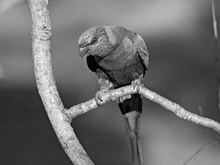
#> input picture hw2/bird.jpg, 220 x 165 px, shrunk from 640 x 480 before the run
$ python hw2_ex2_finding_edges_nalet_meinen.py
#> lines starting #> are read from the running program, lines starting #| are printed output that depends on the picture; after the words box and inside, x2 and y2 are one past the last pixel; in counts of white or black regions, pixels touching at a corner belong together
### hw2/hw2_ex1_linear_filtering_nalet_meinen.py
import pdb
import time
from mpl_toolkits.mplot3d import Axes3D
""" 1 Linear filtering """

# Imports
import numpy as np
import matplotlib.pyplot as plt
plt.rcParams['image.cmap'] = 'gray'

# [7 lines that do not run on import are left out]

# 1.1


# [5 lines left out: function boxfilter, not called in this run]

# 1.2
# Implement full convolution


def myconv2(image, filt):
    # This function performs a 2D convolution between image and filt, image being a 2D image. This
    # function should return the result of a 2D convolution of these two images. DO
    # NOT USE THE BUILT IN SCIPY CONVOLVE within this function. You should code your own version of the
    # convolution, valid for both 2D and 1D filters.
    # INPUTS
    # @ image         : 2D image, as numpy array, size mxn
    # @ filt          : 1D or 2D filter of size kxl
    # OUTPUTS
    # img_filtered    : 2D filtered image, of size (m+k-1)x(n+l-1)

    ### your code should go here ###
    # adding checks for 2D
    if np.ndim(filt) < 2:
        filt = filt.reshape(1, len(filt))
    if np.ndim(image) < 2:
        image = image.reshape(1, len(image))
    if np.ndim(filt) >= 2:
        filt = np.flip(filt, 0)
        filt = np.flip(filt, 1)
        filtered_img = np.zeros(
            (image.shape[0] + filt.shape[0] - 1, image.shape[1] + filt.shape[1] - 1))
        image = np.pad(image, ((filt.shape[0] - 1, filt.shape[0] - 1),
                               (filt.shape[1] - 1, filt.shape[1] - 1)), mode='constant')
        for row in range(filtered_img.shape[0]):
            for col in range(filtered_img.shape[1]):
                filtered_img[row, col] = np.sum(np.multiply(
                    image[row:row + filt.shape[0], col:col + filt.shape[1]], filt))
    return filtered_img


# [8 lines that do not run on import are left out]

# 1.4
# create a function returning a 1D gaussian kernel


def gauss1d(sigma, filter_length=20):
    # INPUTS
    # @ sigma         : sigma of gaussian distribution
    # @ filter_length : integer denoting the filter length, default is 10
    # OUTPUTS
    # @ gauss_filter  : 1D gaussian filter

    ### your code should go here ###
    if filter_length % 2 == 0:
        filter_length += 1
    x = np.linspace(int(-filter_length / 2),
                    int(filter_length / 2), filter_length)
    gauss_filter = np.exp(-(x*x) / (2 * sigma*sigma))
    gauss_filter = gauss_filter / sum(gauss_filter)
    return gauss_filter


# 1.5
# create a function returning a 2D gaussian kernel
# [10 lines left out: function gauss2d, not called in this run]


# [13 lines that do not run on import are left out]

# 1.6
# Convoltion with gaussian filter


# [9 lines left out: function gconv, not called in this run]


# [47 lines that do not run on import are left out]

### hw2/hw2_ex2_finding_edges_nalet_meinen.py
import hw2_ex1_linear_filtering_nalet_meinen as ex1
import pdb
""" 2 Finding edges """

import numpy as np
from skimage import color, io, feature
import matplotlib.pyplot as plt
plt.rcParams['image.cmap'] = 'gray'

# load image
img = io.imread('bird.jpg')
#> img is the input picture: shape (165, 220); min 0, max 254, mean 107.5
img = color.rgb2gray(img)


### copy functions myconv2, gauss1d, gauss2d and gconv from exercise 1 ###
#see import

# 2.1
# Gradients
# define a derivative operator
dx = np.array([1, 0, -1])  # your code should go here ###
dy = dx.reshape(3, 1)  # your code should go here ###

# convolve derivative operator with a 1d gaussian filter with sigma = 1
# You should end up with 2 1d edge filters,  one identifying edges in the x direction, and
# the other in the y direction
sigma = 1
### your code should go here ###
gdx = ex1.myconv2(dx, ex1.gauss1d(sigma))  # your code should go here ###
gdy_tmp = ex1.myconv2(dy.reshape(1, 3), ex1.gauss1d(sigma))
gdy = gdy_tmp.reshape(gdy_tmp.shape[1], 1)  # your code should go here ###


# 2.2
# Gradient Edge Magnitude Map
def create_edge_magn_image(image, dx, dy):
    # this function created an eddge magnitude map of an image
    # for every pixel in the image, it assigns the magnitude of gradients
    # INPUTS
    # @image  : a 2D image
    # @gdx     : gradient along x axis
    # @gdy     : geadient along y axis
    # OUTPUTS
    # @ grad_mag_image  : 2d image same size as image, with the magnitude of gradients in every pixel
    # @grad_dir_image   : 2d image same size as image, with the direcrion of gradients in every pixel

    ### your code should go here ###
    if np.ndim(dx) < 2:
        dx = dx.reshape(1, len(dx))
    Dx = ex1.myconv2(image, dx)
    Dx = Dx[dx.shape[0] - 1:dx.shape[0] - 1 + image.shape[0],
            dx.shape[1] - 1:dx.shape[1] - 1 + image.shape[1]]
    if np.ndim(dy) < 2:
        dy = dy.reshape(len(dy), 1)
    Dy = ex1.myconv2(image, dy)
    Dy = Dy[dy.shape[0] - 1:dy.shape[0] - 1 + image.shape[0],
            dy.shape[1] - 1:dy.shape[1] - 1 + image.shape[1]]
    E = np.sqrt(Dx * Dx + Dy * Dy)
    E = 255 * E / np.max(E)
    phi = np.arctan2(Dy, Dx)
    grad_mag_image = E
    grad_dir_image = phi

    return grad_mag_image, grad_dir_image


# create an edge magnitude image using the derivative operator
img_edge_mag, img_edge_dir = create_edge_magn_image(img, dx, dy)

# show all together
plt.subplot(121)
plt.imshow(img)
plt.axis('off')
plt.title('Original image')
plt.subplot(122)
plt.imshow(img_edge_mag)
plt.axis('off')
plt.title('Edge magnitude map')
plt.show()

# 2.3
# Edge images of particular directions


def make_edge_map(image, dx, dy):
    # INPUTS
    # @image        : a 2D image
    # @gdx          : gradient along x axis
    # @gdy          : geadient along y axis
    # OUTPUTS:
    # @ edge maps   : a 3D array of shape (image.shape, 8) containing the edge maps on 8 orientations

    ### your code should go here ###
    img_edge_mag, img_edge_dir = create_edge_magn_image(image, dx, dy)
    threshold = 3
    mask = img_edge_mag >= threshold
    edge_maps = np.zeros((image.shape[0], image.shape[1], 8))

    for i in range(0, 8, 1):
        angle = -7 * np.pi / 8 + 2 * i * np.pi / 8
        edge_maps[:, :, i] = np.where((img_edge_dir > angle - np.pi /
                                       8) * (img_edge_dir < angle + np.pi / 8), 255, 0)
        edge_maps[:, :, i] = edge_maps[:, :, i] * mask
    return edge_maps


# verify with circle image
circle = plt.imread('circle.jpg')
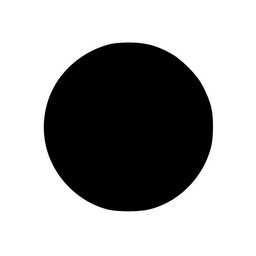
#> input picture hw2/circle.jpg, 256 x 256 px, shrunk from 745 x 745 before the run
#> circle is the input picture: shape (256, 256); min 0, max 255, mean 167.3
edge_maps = make_edge_map(circle, dx, dy)
#> after the loop in myconv2 (call 6), `for row in range(filtered_img.shape[0]):`:
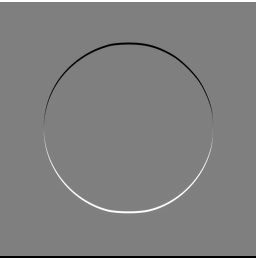
#> filtered_img: shape (258, 256) float64; min -255, max 255, mean 0; drawn with min black and max white
#> in make_edge_map, `mask = img_edge_mag >= threshold`:
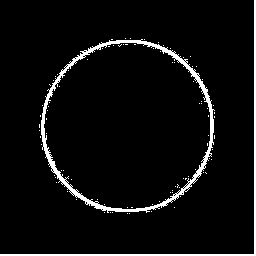
#> mask: shape (256, 256) bool; 5.1% white; 92 white regions (90 under 20 px), largest, box (x1, y1, x2, y2) and area: (41, 39, 215, 213) 2212, (0, 0, 256, 256) 1020
edge_maps_in_row = [edge_maps[:, :, i] for i in range(edge_maps.shape[2])]
#> edge_maps_in_row = 8 items
all_in_row = np.concatenate((edge_maps_in_row), axis=1)
#> all_in_row: shape (256, 2048) float64; 0.35% white in thin lines or dots, all inside (x1, y1, x2, y2) = (40, 40, 1956, 214)
plt.imshow(np.concatenate((circle, all_in_row), axis=1))
plt.title('Circle and edge orientations')
# plt.imshow(np.concatenate(np.dsplit(edge_maps, edge_maps.shape[2]), axis=0))
plt.show()

# now try with original image
edge_maps = make_edge_map(img, dx, dy)
#> in make_edge_map (call 2), `mask = img_edge_mag >= threshold`: mask: shape (165, 220) bool; 63.9% white; 363 black regions (342 under 20 px), largest, box (x1, y1, x2, y2) and area: (0, 89, 65, 163) 3257, (150, 23, 218, 115) 3074, (49, 0, 151, 26) 1318
edge_maps_in_row = [edge_maps[:, :, i] for i in range(edge_maps.shape[2])]
all_in_row = np.concatenate((edge_maps_in_row), axis=1)
#> all_in_row: shape (165, 1760) float64; 7% white in thin lines or dots
plt.imshow(np.concatenate((img, all_in_row), axis=1))
plt.title('Original image and edge orientations')
plt.show()


# 2.4
# Edge non max suppresion
def edge_non_max_suppression(img_edge_mag, edge_maps):
    # This function performs non maximum suppresion, in order to reduce the width of the edge response
    # INPUTS
    # @img_edge_mag   : 2d image, with the magnitude of gradients in every pixel
    # @edge_maps      : 3d image, with the edge maps
    # OUTPUTS
    # @non_max_sup    : 2d image with the non max suppresed pixels

    ### your code should go here ###
    non_max_sup = np.zeros(img_edge_mag.shape)
    total_edge_map = edge_maps[:, :, 0] + edge_maps[:, :, 1] + edge_maps[:, :, 2] + edge_maps[:, :, 3] + \
        edge_maps[:, :, 4] + edge_maps[:, :, 5] + \
        edge_maps[:, :, 6] + edge_maps[:, :, 7]
#> total_edge_map: shape (165, 220) float64; 55.8% white; 783 black regions (768 under 20 px), largest, box (x1, y1, x2, y2) and area: (0, 3, 70, 165) 4736, (149, 18, 220, 118) 3463, (48, 0, 183, 34) 2133
    total_mask = total_edge_map > 0
    img_edge_mag_total_masked = img_edge_mag * total_mask
    for i in range(0, 8, 1):
        mask = edge_maps[:, :, i] > 0
        toLookAt = img_edge_mag * mask
        img_edge_mag_copy = np.copy(img_edge_mag)

        if i == 0 or i == 4:
            x, y = (toLookAt > 0).nonzero()
            indlist = list(zip(x, y))
            for pos in indlist:
                if pos[0] >= img_edge_mag.shape[0] - 1 or pos[1] >= img_edge_mag.shape[1] - 1:
                    break
                elif (img_edge_mag_total_masked[pos[0], pos[1] - 1] > img_edge_mag_total_masked[pos]) + (img_edge_mag_total_masked[pos[0], pos[1] + 1] > img_edge_mag_total_masked[pos]):
                    edge_maps[pos[0], pos[1], i] = 0
                else:
                    img_edge_mag_copy[pos[0], pos[1] - 1] = 0
                    img_edge_mag_copy[pos[0], pos[1] + 1] = 0
        if i == 1 or i == 5:
            x, y = (toLookAt > 0).nonzero()
            indlist = list(zip(x, y))
            for pos in indlist:
                if pos[0] >= img_edge_mag.shape[0] - 1 or pos[1] >= img_edge_mag.shape[1] - 1:
                    break
                elif (img_edge_mag_total_masked[pos[0] - 1, pos[1] - 1] > img_edge_mag_total_masked[pos]) + (img_edge_mag_total_masked[pos[0] + 1, pos[1] + 1] > img_edge_mag_total_masked[pos]):
                    edge_maps[pos[0], pos[1], i] = 0
                else:
                    img_edge_mag_copy[pos[0] - 1, pos[1] - 1] = 0
                    img_edge_mag_copy[pos[0] + 1, pos[1] + 1] = 0

        if i == 2 or i == 6:
            x, y = (toLookAt > 0).nonzero()
            indlist = list(zip(x, y))
            for pos in indlist:
                if pos[0] >= img_edge_mag.shape[0] - 1 or pos[1] >= img_edge_mag.shape[1] - 1:
                    break
                elif (img_edge_mag_total_masked[pos[0] - 1, pos[1]] > img_edge_mag_total_masked[pos]) + (img_edge_mag_total_masked[pos[0] + 1, pos[1]] > img_edge_mag_total_masked[pos]):
                    edge_maps[pos[0], pos[1], i] = 0
                else:
                    img_edge_mag_copy[pos[0] - 1, pos[1]] = 0
                    img_edge_mag_copy[pos[0] + 1, pos[1]] = 0
        if i == 3 or i == 7:
            x, y = (toLookAt > 0).nonzero()
            indlist = list(zip(x, y))
            for pos in indlist:
                if pos[0] >= img_edge_mag.shape[0] - 1 or pos[1] >= img_edge_mag.shape[1] - 1:
                    break
                elif (img_edge_mag_total_masked[pos[0] - 1, pos[1] + 1] > img_edge_mag_total_masked[pos]) + (img_edge_mag_total_masked[pos[0] + 1, pos[1] - 1] > img_edge_mag_total_masked[pos]):
                    edge_maps[pos[0], pos[1], i] = 0
                else:
                    img_edge_mag_copy[pos[0] - 1, pos[1] + 1] = 0
                    img_edge_mag_copy[pos[0] + 1, pos[1] - 1] = 0

        non_max_sup = non_max_sup + edge_maps[:, :, i]
#> this loop made 8 passes
#> pass 1, in edge_non_max_suppression, `toLookAt = img_edge_mag * mask`:
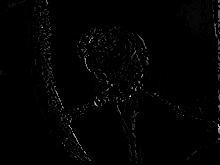
#> toLookAt: shape (165, 220) float64; min 0, max 218.5, mean 2.4
#> after the loop:
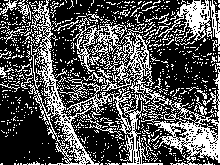
#> non_max_sup: shape (165, 220) float64; 33.3% white in thin lines or dots

    return non_max_sup


# show the result
img_non_max_sup = edge_non_max_suppression(img_edge_mag, edge_maps)
plt.imshow(np.concatenate((img, img_edge_mag, img_non_max_sup), axis=1))
plt.title('Original image, magnitude edge, and max suppresion')
plt.show()


# 2.5
# Canny edge detection (BONUS)
def canny_edge(image, sigma=2):
    # implementation of canny edge detector
    # INPUTS
    # @image      : 2d image
    # @sigma      : sigma parameter of gaussian
    # OUTPUTS
    # @canny_img  : 2d image of size same as image, with the result of the canny edge detection

    ### your code should go here ###
    gx = ex1.myconv2(dx,ex1.gauss1d(sigma,np.size(dx)))
    gy = ex1.myconv2(ex1.gauss1d(sigma,np.size(dy)),dy)

    gm, notused = create_edge_magn_image(image, gx, gy)
#> after the loop in myconv2 (call 11), `for row in range(filtered_img.shape[0]):`:
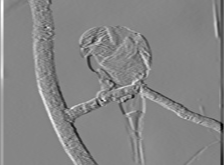
#> filtered_img: shape (165, 224) float64; min -132.2, max 120.5, mean 0; drawn with min black and max white
    em = make_edge_map(image, gx, gy)
#> in make_edge_map (call 3), `mask = img_edge_mag >= threshold`: mask: shape (165, 220) bool; 69.6% white; 258 black regions (238 under 20 px), largest, box (x1, y1, x2, y2) and area: (0, 91, 66, 163) 3159, (143, 37, 216, 111) 2629, (50, 0, 181, 25) 1338
    ms = edge_non_max_suppression(gm, em)
#> in edge_non_max_suppression (call 2), `total_edge_map = edge_maps[:, :, 0] + edge_maps[:, :, 1] + edge_maps[:..`:
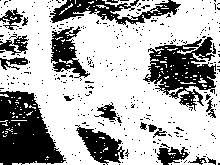
#> total_edge_map: shape (165, 220) float64; 68.5% white; 358 black regions (338 under 20 px), largest, box (x1, y1, x2, y2) and area: (0, 91, 66, 165) 3197, (143, 37, 216, 111) 2647, (50, 0, 181, 25) 1381

    h = 0.8*(np.amax(gm)-np.amin(gm))
#> h = 204
    l = 0.5*(np.amax(gm)-np.amin(gm))
#> l = 127.5

    canny_img = np.zeros((image.shape))
    maps  = np.swapaxes(np.swapaxes(em,1,2) ,0,1)

    row = np.size(gm,0)
#> row = 165
    clm = np.size(gm,1)
#> clm = 220

    i = 0
    for i_map in maps:
        mask = np.column_stack((np.where(i_map[::]>l)))
        for coordinates in mask:
            y = coordinates[0]
            x = coordinates[1]
            if (i_map[y,x]>=h):
                canny_img[y,x]=ms[y,x]
            elif (y < row-1 and x < clm-1):
                if (i==0 or i== 4):
                    if (i_map[y+1,x]>=h or i_map[y-1,x]>=h):
                        canny_img[y,x]=ms[y,x]
                elif (i==1 or i== 5):
                    if (i_map[y+1,x-1]>=h or i_map[y-1,x+1]>=h):
                        canny_img[y,x]=ms[y,x]
                elif (i==2 or i== 6):
                    if (i_map[y,x-1]>=h or i_map[y,x+1]>=h):
                        canny_img[y,x]=ms[y,x]
                else:
                    if (i_map[y+1,x+1]>=h or i_map[y-1,x-1]>=h):
                        canny_img[y,x]=ms[y,x]
        i+=1
#> after the loop, i = 8

    return canny_img

canny_img = canny_edge(img)
plt.imshow(np.concatenate((img, canny_img), axis=1))
plt.title('Original image and canny edge detector')
plt.show()
